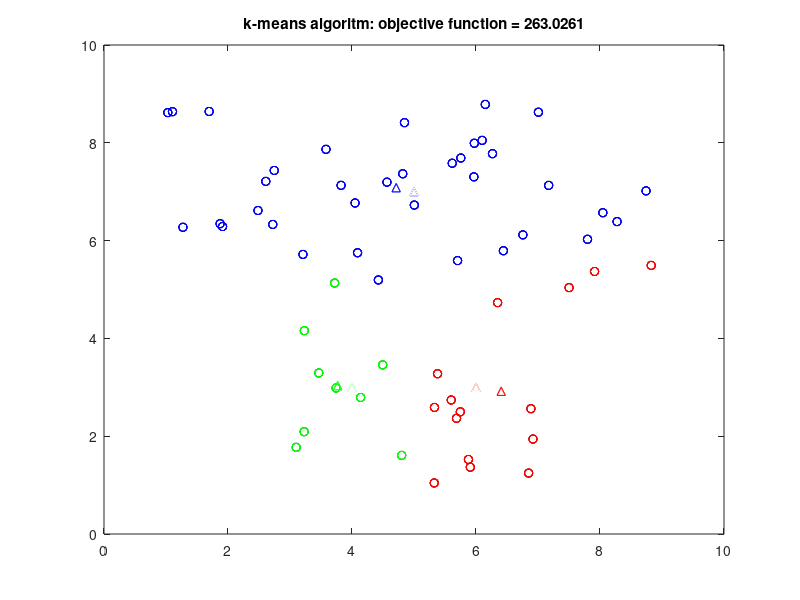

Write MATLAB code to recreate this figure.
%% Clustering problem - Exercise 6.1

clear; close all; clc;

data = [ 1.2734    6.2721
    2.7453    7.4345
    1.6954    8.6408
    1.1044    8.6364
    4.8187    7.3664
    2.7224    6.3303
    4.8462    8.4123
    4.0497    6.7696
    1.0294    8.6174
    3.7202    5.1327
    3.8238    7.1297
    3.5805    7.8660
    3.2092    5.7172
    1.8724    6.3461
    4.0895    5.7509
    1.9121    6.2877
    2.4835    6.6154
    4.5637    7.1943
    4.4255    5.1950
    2.6097    7.2109
    6.0992    8.0496
    5.9660    7.3042
    5.9726    7.9907
    5.6166    7.5821
    8.8257    5.4929
    8.7426    7.0176
    8.2749    6.3890
    7.9130    5.3686
    5.7032    5.5914
    6.4415    5.7927
    5.7552    7.6891
    5.0048    6.7260
    6.2657    7.7776
    7.7985    6.0271
    7.5010    5.0390
    7.1722    7.1291
    6.7561    6.1176
    6.1497    8.7849
    7.0066    8.6258
    8.0462    6.5707
    3.0994    1.7722
    5.6857    2.3666
    6.3487    4.7316
    6.8860    2.5627
    3.2277    2.0929
    4.8013    1.6078
    5.3299    2.5884
    5.7466    2.4989
    5.8777    1.5245
    5.6002    2.7402
    5.9077    1.3661
    4.4954    3.4585
    5.3263    1.0439
    3.4645    3.2930
    3.2306    4.1589
    6.9191    1.9415
    4.1393    2.7921
    5.3799    3.2774
    6.8486    1.2456
    3.7431    2.9852];

l = size(data,1); % number of patterns

% plot patterns
plot(data(:,1),data(:,2),'ko');
axis([0 10 0 10])
title('k-means algorithm');
hold on

k = 3; % number of clusters

% initialize centroids
x = [5 7; 6 3 ; 4 3];  % part a)
% x = [5 7; 6 3 ; 4 4];  % part b)
% x = 10*rand(3,2);      % part c)

% plot centroids
plot(x(1,1),x(1,2),'b^',...
    x(2,1),x(2,2),'r^',...
    x(3,1),x(3,2),'g^');

pause

% initialize clusters
cluster = zeros(l,1);
for i = 1 : l
    d = inf;
    for j = 1 : k
        if norm(data(i,:)-x(j,:)) < d
            d = norm(data(i,:)-x(j,:));
            cluster(i) = j;
        end
    end
end

% plot cluster
c1 = data(cluster==1,:);
c2 = data(cluster==2,:);
c3 = data(cluster==3,:);
plot(c1(:,1),c1(:,2),'bo',c2(:,1),c2(:,2),'ro',...
    c3(:,1),c3(:,2),'go');

% compute the objective function value
v = 0;
for i = 1 : l
    v = v + norm(data(i,:)-x(cluster(i),:))^2 ;
end
title(['k-means algoritm: objective function = ',num2str(v)]);

pause

while true
    
    % delete old centroids
    plot(x(1,1),x(1,2),'w^',...
        x(2,1),x(2,2),'w^',...
        x(3,1),x(3,2),'w^');
    
    % update centroids
    for j = 1 : k
        ind = find(cluster == j);
        if ~isempty(ind)
            x(j,:) = mean(data(ind,:));
        end
    end
    
    % plot new centroids
    plot(x(1,1),x(1,2),'b^',...
        x(2,1),x(2,2),'r^',...
        x(3,1),x(3,2),'g^');
    
    pause
    
    % update clusters
    for i = 1 : l
        d = inf;
        for j = 1 : k
            if norm(data(i,:)-x(j,:)) < d
                d = norm(data(i,:)-x(j,:));
                cluster(i) = j;
            end
        end
    end
    
    % plot cluster
    c1 = data(cluster==1,:);
    c2 = data(cluster==2,:);
    c3 = data(cluster==3,:);
    plot(c1(:,1),c1(:,2),'bo',c2(:,1),c2(:,2),...
        'ro',c3(:,1),c3(:,2),'go');
    
    
    % update objective function
    vnew = 0;
    for i = 1 : l
        vnew = vnew + norm(data(i,:)-x(cluster(i),:))^2 ;
    end
    title(['k-means algoritm: objective function = ',num2str(vnew)]);

    pause
    
    % stopping criterion
    if v - vnew < 1e-5
        break
    else
        v = vnew;
    end
    
end

v
